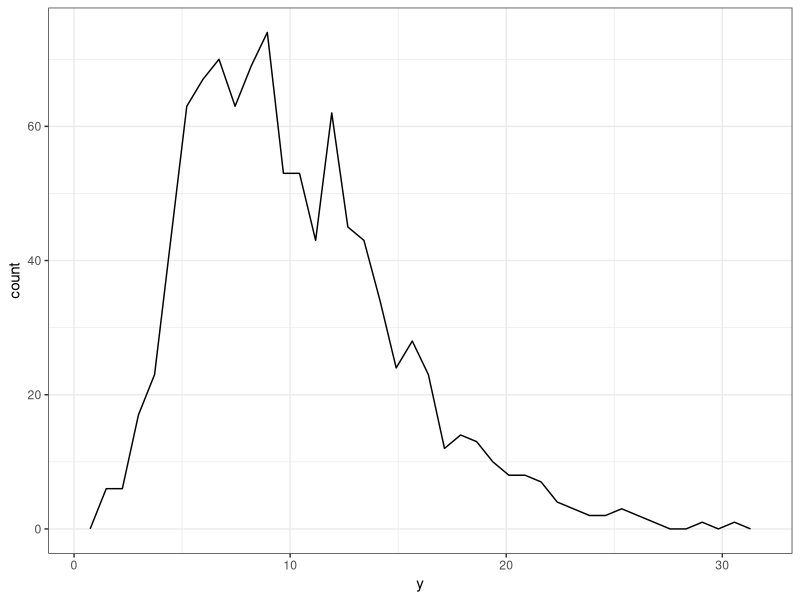
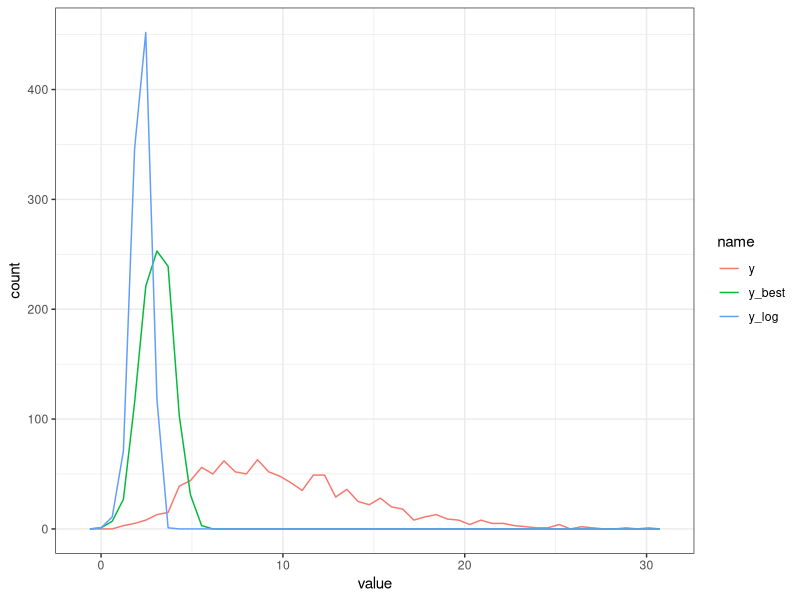

Write the R code that produced these figures, in order.
## ---- chunk 1
options(htmltools.dir.version = FALSE)
knitr::opts_chunk$set(dpi = 300, dev = "svg")
library(tidyverse)
## ---- chunk 2
# Simluierte Werte
df <- tibble(y = rchisq(n = 1000, df = 10),
             y_log  = log(y),
             x = y + rnorm(1000, mean = 0, sd = 20),
             y_best = (y^.263 - 1)/.263)

## ---- chunk 3
plot_them <- function(df) {
  df %>%
    select(-x) %>%
    pivot_longer(everything()) %>%
    ggplot(aes(value, colour = name)) +
    geom_freqpoly(bins = 50) +
    theme_bw()
}

ggplot(df, aes(y)) +
  geom_freqpoly(bins = 40) +
  theme_bw()

## ---- chunk 4
plot_them(df)
